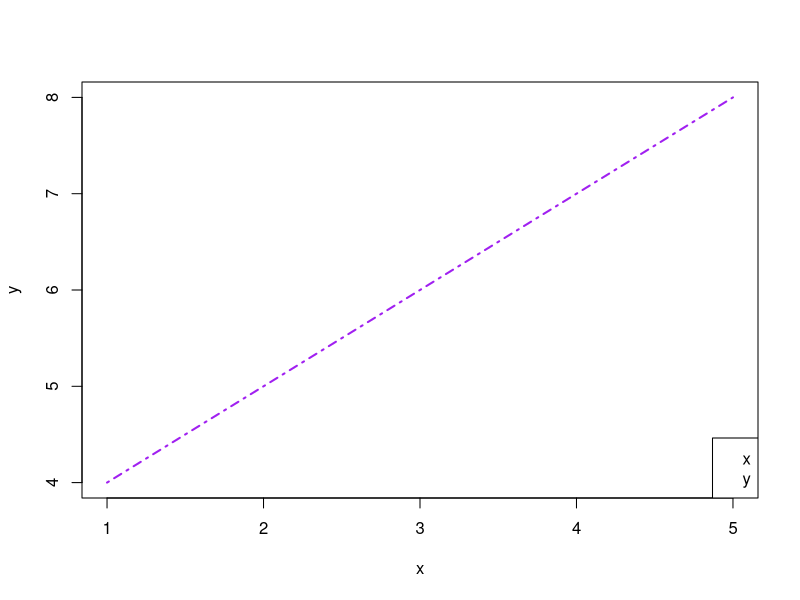
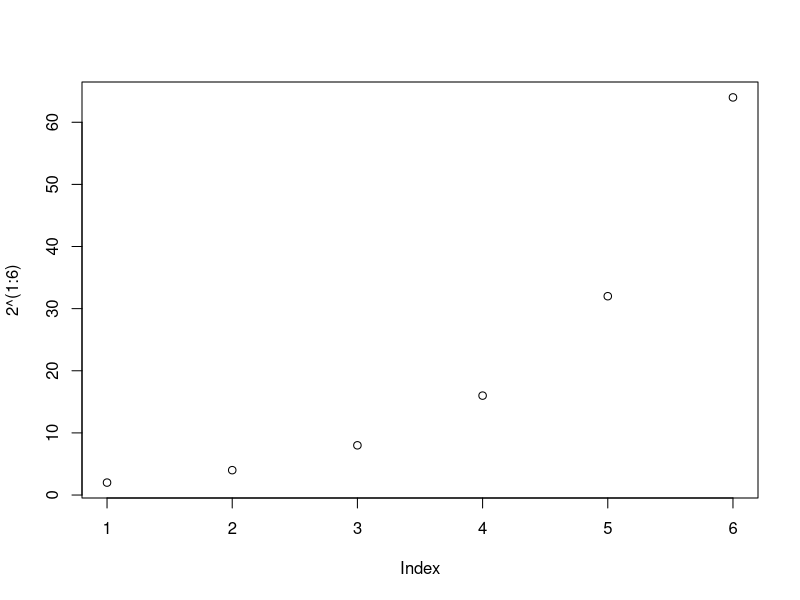
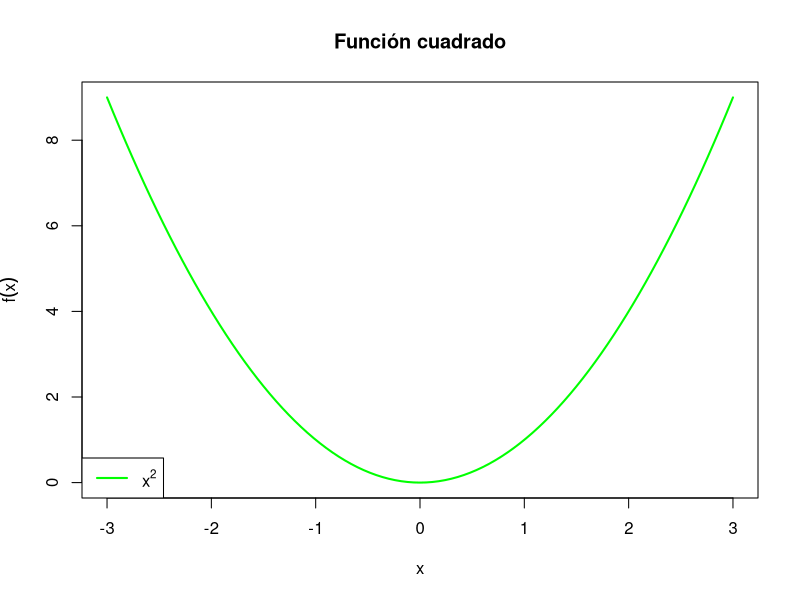
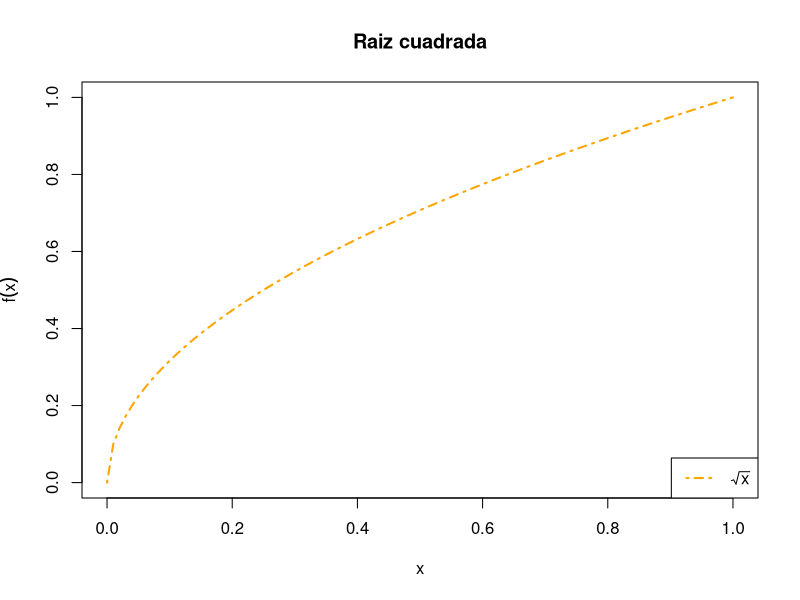
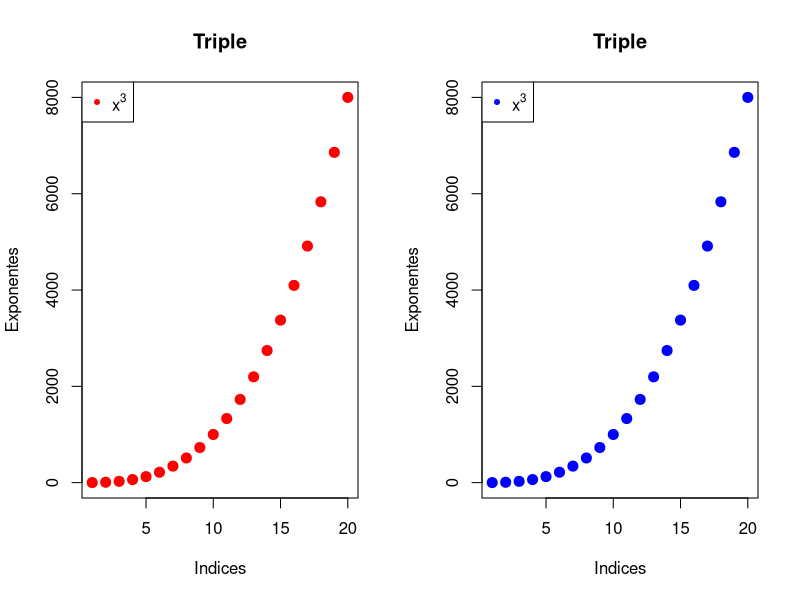
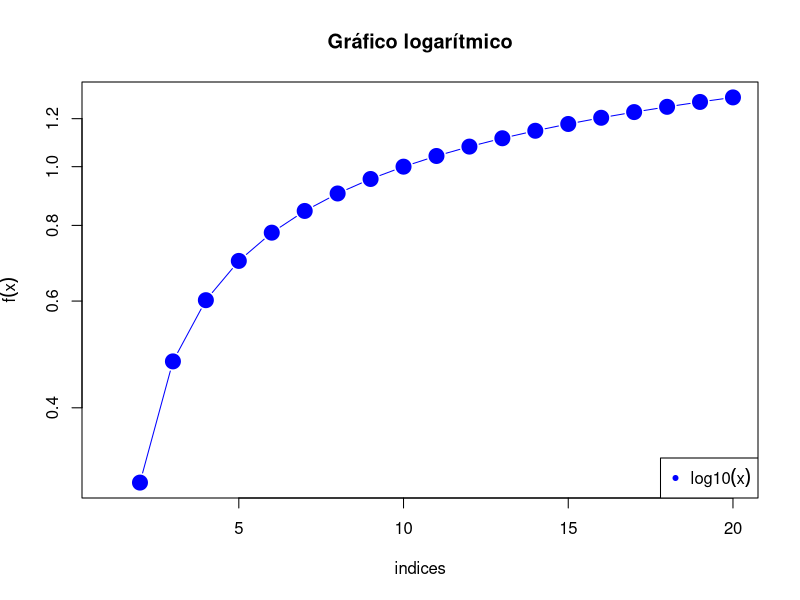
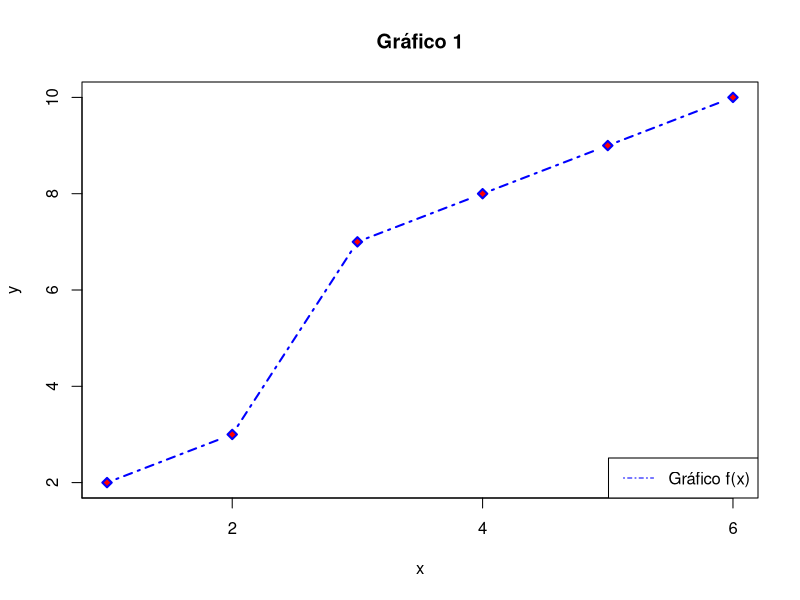
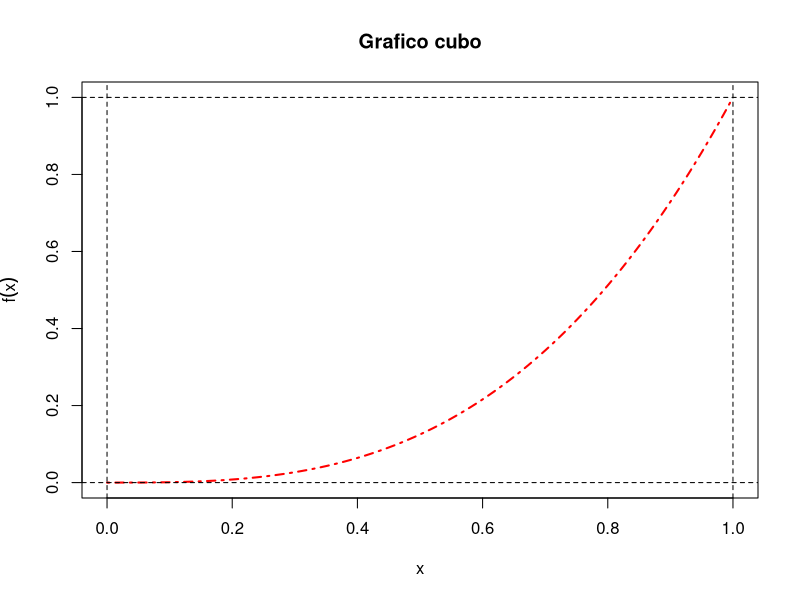

Reproduce these figures in R, in order. (Note: this script raises an error after producing the figures.)
## ---- chunk 1
knitr::opts_chunk$set(echo = TRUE)
## ---- chunk 2
x = seq(1,5,1)
y = seq(4,8,1)
plot(x,y,type = "l", col = "purple", lwd = 2 ,
     lty = "dotdash")
legend("bottomright",
       legend = c("x","y"))


## ---- chunk 3
plot(2^(1:6))
## ---- chunk 4
cuadrado = function(x){x^2}
plot(cuadrado, col = "green",lwd = 2 , 
     main = "Función cuadrado", xlim = c(-3,3),
     ylab = expression(f(x)))
legend("bottomleft",
       legend = c(expression(x^2)),col = "green",
       lwd = 2)


## ---- chunk 5
x = c(14,16,18,19)
raiz_cuadrada = function(x){sqrt(x)}
plot(raiz_cuadrada, main = "Raiz cuadrada",
     xlab = "x", ylab = expression(f(x)),
     type = "l", lty = "dotdash",lwd = 2,
     col = "orange")
legend("bottomright",
      legend = c(expression(sqrt(x))),lwd = 2,
      lty = "dotdash", col = "orange")
## ---- chunk 6
par(mfrow = c(1,2))
x = 1:20
triple = function(x){x ^ 3}
plot(triple(x),xlab = "Indices",
     ylab = "Exponentes",main = "Triple",
     pch = 20 , cex = 2,col = "red")
legend("topleft",
       legend = c(expression(x^3)),col = "red",
       pch = 20)
plot(triple(x),xlab = "Indices",
     ylab = "Exponentes",main = "Triple",
     pch = 20 , cex = 2,col = "blue")
legend("topleft",
       legend = c(expression(x^3)),col = "blue",
       pch = 20)
par(mfrow = c(1,1))
## ---- chunk 7
x = 1:20
logaritmico = function(x){log10(x)}
plot(logaritmico(x),xlab = "indices",
     ylab = expression(f(x)),log = "y",
     main = "Gráfico logarítmico",pch = 20,
     col = "blue",cex = 3,type = "b")
legend("bottomright",
       legend = c(expression(log10(x))),
       col = "blue",pch = 20)

## ---- chunk 8
x = c(1,2,3,4,5,6)
y = c(2,3,7,8,9,10)
plot(x,y,main = "Gráfico 1",pch = 23,col = "blue",
     bg = "red",lty = "dotdash",type = "b",
     lwd = 2,xaxp = c(0,6,3),yaxp = c(0,10,5))
legend("bottomright",
       legend = c("Gráfico f(x)"),
       col = "blue",lty = "dotdash")



## ---- chunk 9
c = function(x){x^3}
plot(c,xlab = "x",ylab = expression(f(x)),
     main = "Grafico cubo",
     pch = 19 , lty = "dotdash",lwd = 2,
     col = "red")
abline(v = -2:2 , h = 0:6, lty = "dashed",
       col = "gray0")
## ---- chunk 10
x = c(5*(1:10))
plot(x,c(exp(-x) + (-1) ^ x * x/2 * sin(x)^ 2),
     xlab = "", ylab = "",lty = "dotdash",
     lwd = 2, col = "red",type = "b",
     main = "Gráfico con varios elementos")
segments(10,0,40,0, col = "red",lwd = 4)
polygon(c(20,30,40),c(10,-10,10),col = "gold",
        density = 3, angle = 90, lty = 4,
        lwd = 5)
